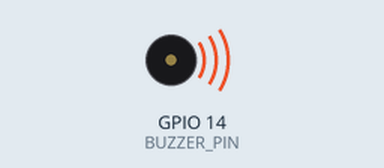
This sketch was run on a simulated ESP32. On the bench: buzzer (waves = sounding). What the sketch prints to the serial monitor is not drawn.

Above: at 0.4 s.
Timing chart, 0 to 27.7 s (numbered marks = the images above):
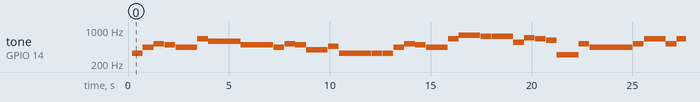

Measured:
- by itself, tone on GPIO 14 (BUZZER_PIN): plays 330 Hz for 0.53 s, 440 Hz for 0.53 s, 523 Hz for 0.53 s, 494 Hz for 0.53 s, 440 Hz for 1.1 s, 659 Hz for 0.53 s … (162 notes in this stretch)

The sketch:

ESP32_HarryPotter.ino
```cpp
#include <Arduino.h>

#define BUZZER_PIN 14

static const int BUZZER_RES  = 10;
static const int BUZZER_DUTY = 512;
struct Step {
  uint16_t hz;     // 0 = rest
  uint16_t ms;
};

// Optional tiny gap between notes for articulation
static const uint16_t GAP_MS = 12;
// ------------ timing ------------
static const uint16_t UNIT_MS = 180;          // 1 duration "unit" in ms (tweak tempo)
static const uint8_t  QUARTER = 3;            // matches your ASM quarter_note
static const uint8_t  HALF    = 6;
static const uint8_t  DOTTED_HALF = 9;

// Convert duration-units -> milliseconds
static inline uint16_t durMs(uint8_t units) {
  // units * UNIT_MS fits in uint16_t for these values
  return (uint16_t)units * UNIT_MS;
}

// ------------ notes (Hz) ------------
// These are standard equal-temperament frequencies.
// I mapped your PIC note names to reasonable octaves for a buzzer melody.
// If anything sounds too high/low, we can shift an octave by *2 or /2.

static const uint16_t E1_HZ  = 330;  // E4
static const uint16_t A1_HZ  = 440;  // A4
static const uint16_t C1_HZ  = 523;  // C5
static const uint16_t H1_HZ  = 494;  // B4  (H = B)
static const uint16_t D2_HZ  = 587;  // D5
static const uint16_t G1_HZ  = 392;  // G4
static const uint16_t AS1_HZ = 466;  // A#4 / Bb4
static const uint16_t E2_HZ  = 659;  // E5
static const uint16_t G2_HZ  = 784;  // G5
static const uint16_t FS2_HZ = 740;  // F#5
static const uint16_t CS1_HZ = 554;  // C#5
static const uint16_t F2_HZ  = 698;  // F5
static const uint16_t EB2_HZ = 622;  // Eb5 / D#5
static const uint16_t EB1_HZ = 311;  // Eb4 / D#4 (lower Eb)

// ------------ buzzer helpers ------------
void toneOn(int freqHz) {
  if (freqHz <= 0) return;
  ledcWriteTone(BUZZER_PIN, freqHz);
  ledcWrite(BUZZER_PIN, BUZZER_DUTY);
}

void toneOff() {
  ledcWrite(BUZZER_PIN, 0);
  ledcWriteTone(BUZZER_PIN, 0);
}


static void playStep(const Step& s) {
  if (s.hz == 0) {
    toneOff();
    delay(s.ms);
    return;
  }
  toneOn(s.hz);
  if (s.ms > GAP_MS) delay(s.ms - GAP_MS);
  toneOff();
  delay(GAP_MS);
}

// ------------ the song (converted from your ASM calls) ------------
const Step SONG[] = {
  // MAIN_LOOP
  { E1_HZ,  durMs(QUARTER) },
  { A1_HZ,  durMs(QUARTER) },
  { C1_HZ,  durMs(QUARTER) },
  { H1_HZ,  durMs(QUARTER) },

  { A1_HZ,  durMs(HALF)    },
  { E2_HZ,  durMs(QUARTER) },

  { D2_HZ,  durMs(DOTTED_HALF) },
  { H1_HZ,  durMs(DOTTED_HALF) },

  // second line of Hedwig’s Theme only
  { A1_HZ,  durMs(QUARTER) },
  { C1_HZ,  durMs(QUARTER) },
  { H1_HZ,  durMs(QUARTER) },
  { G1_HZ,  durMs(HALF)    },
  { AS1_HZ, durMs(QUARTER) },

  { E1_HZ,  durMs(DOTTED_HALF) },
  { E1_HZ,  durMs(QUARTER)     },
  { E1_HZ,  durMs(QUARTER)     },

  // third line
  { A1_HZ,  durMs(QUARTER) },
  { C1_HZ,  durMs(QUARTER) },
  { H1_HZ,  durMs(QUARTER) },
  { A1_HZ,  durMs(HALF)    },

  { E2_HZ,  durMs(QUARTER) },
  { G2_HZ,  durMs(HALF)    },

  { FS2_HZ, durMs(QUARTER) },
  { FS2_HZ, durMs(HALF)    },

  { CS1_HZ, durMs(QUARTER) },

  // forth line
  { F2_HZ,  durMs(QUARTER) },
  { E2_HZ,  durMs(QUARTER) },
  { EB2_HZ, durMs(QUARTER) },
  { EB1_HZ, durMs(HALF)    },

  { C1_HZ,  durMs(QUARTER) },
  { A1_HZ,  durMs(DOTTED_HALF) },
  { A1_HZ,  durMs(QUARTER) },
  { C1_HZ,  durMs(QUARTER) },

  // fifth line
  { E2_HZ,  durMs(HALF)    },
  { C1_HZ,  durMs(QUARTER) },
  { E2_HZ,  durMs(HALF)    },
  { C1_HZ,  durMs(QUARTER) },

  { F2_HZ,  durMs(HALF)    },
  { E2_HZ,  durMs(QUARTER) },
  { EB2_HZ, durMs(HALF)    },
  { H1_HZ,  durMs(QUARTER) },

  { C1_HZ,  durMs(QUARTER) },
  { E2_HZ,  durMs(QUARTER) },
  { EB2_HZ, durMs(QUARTER) },
  { EB1_HZ, durMs(HALF)    },

  { E1_HZ,  durMs(QUARTER) },
  { E2_HZ,  durMs(DOTTED_HALF) },
  { E2_HZ,  durMs(HALF)    },
  { C1_HZ,  durMs(QUARTER) },

  // next line
  { E2_HZ,  durMs(HALF)    },
  { C1_HZ,  durMs(QUARTER) },
  { E2_HZ,  durMs(HALF)    },
  { C1_HZ,  durMs(QUARTER) },
};

const size_t SONG_LEN = sizeof(SONG) / sizeof(SONG[0]);

void setup() {
  Serial.begin(115200);
  delay(200);

  ledcAttach(BUZZER_PIN, 2000, BUZZER_RES);
  Serial.println("ESP32 Hedwig buzzer player");
}

void loop() {
  for (size_t i = 0; i < SONG_LEN; i++) {
    playStep(SONG[i]);
  }
  delay(1200);
}
```
